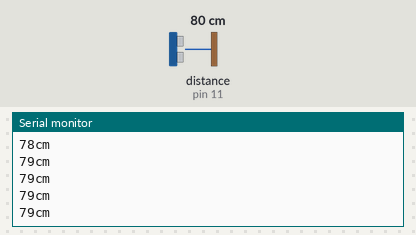
Bench run of a sketch on a simulated Arduino Uno, built with avr-gcc and run on an emulated ATmega328P. On the bench: the last lines printed to the serial monitor. Wiring (inferred from the names in the program): ultrasonic range finder: trigger pin 12; echo pin 11. The inputs (shaded band) are chosen by the test bench; at power-on: distance to the obstacle (sensor on pin 11) 80 cm. The echo pulse lasts 58.3 µs per cm.

Above: at 1.2 s.
1.3 s: distance to the obstacle (sensor on pin 11) set to 2 cm
At 1.71 s:
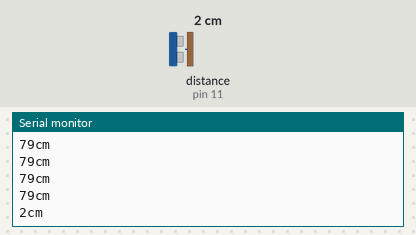
2.8 s: distance to the obstacle (sensor on pin 11) set to 4 cm
At 2.97 s:
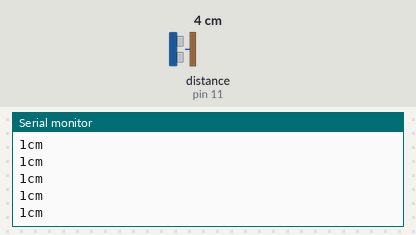
Timing chart, 0 to 5.8 s (numbered marks = the images above; inputs shaded):
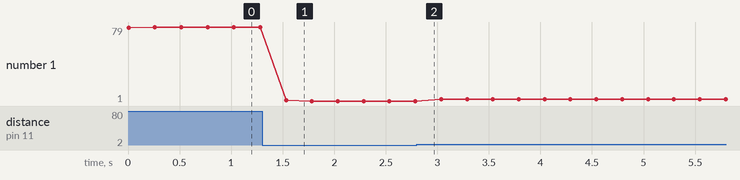

The sketch:

sensor.ino
```cpp
//超音波センサー（HC-SR04）での距離を計測し、シリアルモニタに出力する
// VCC → 5V
// GND → GND
// Trig → 12
// Echo → 11

int trigPin = 12;  // このように変数を使うとコードが読みやすくなる。今回は12ピンをTriggerに設定している
int echoPin = 11;  // 11ピンをEchoに設定
long duration, cm; //距離を格納する変数

void setup() {
    Serial.begin(9600); //シリアル通信を開始する
    pinMode(trigPin, OUTPUT); //トリガーピンを出力に設定する
    pinMode(echoPin, INPUT); //エコーピンを入力に設定する
}

void loop() {
    //トリガーピンを一瞬HIGHにして、超音波を発信
    digitalWrite(trigPin, LOW);
    delayMicroseconds(5);
    digitalWrite(trigPin, HIGH);
    delayMicroseconds(10);
    digitalWrite(trigPin, LOW);

    //エコーピンがHIGHになった時間を測定する
    duration = pulseIn(echoPin, HIGH);

    //時間を距離に変換する
    //距離[cm] = ((音速[cm/s])*時間[s])/2
    //音速は約343m/s = 34300cm/s
    //durationはマイクロ秒単位なので、1[μs] = 0.000001[s]
    //音波は対象物まで往復しているので2で割る
    cm = duration * 0.000001 * 34000 / 2;

    Serial.print(cm);  //センチメートルを出力する
    Serial.print("cm");  //センチメートルの単位を出力する
    Serial.println();  //改行

    delay(250);
}
```

Measured:
- after the input at 1.3 s, the serial monitor: prints a new line after 0.23 s (image 1)
- plotted number 1: 79 → 1 after the input at 1.3 s, 1 → 3 after the input at 2.8 s
